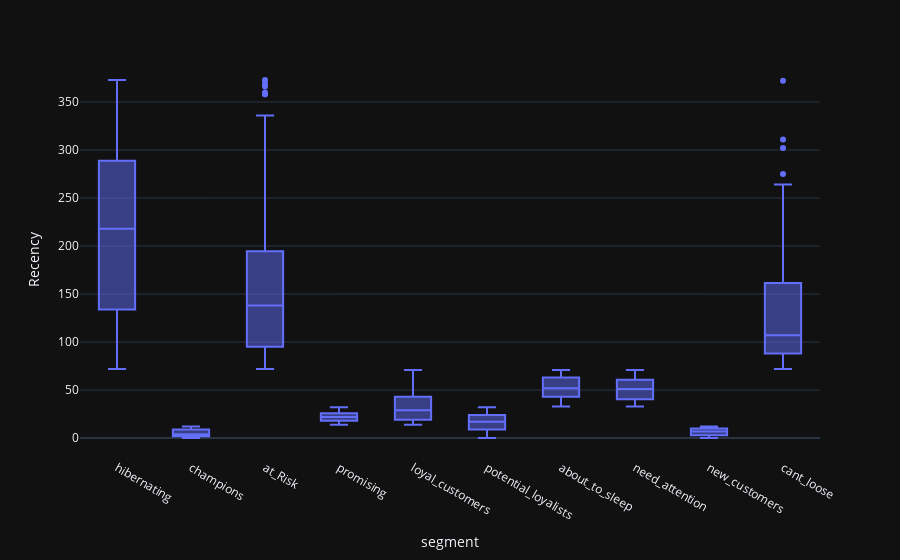

This figure's notebook cell:
### Code cell
fig = px.box(rfm, y="Recency", x = "segment")
fig.show()

### Figure 1 — Plotly figure (JSON) as saved in the notebook; plotly's stock layout.template omitted (floating-point values rounded to 4 significant figures; data arrays with more than 128 entries replaced by an {"elided": "..."} marker saying what was removed)
{"data": [{"alignmentgroup": "True", "hovertemplate": "segment=%{x}<br>Recency=%{y}<extra></extra>", "legendgroup": "", "marker": {"color": "#636efa"}, "name": "", "notched": false, "offsetgroup": "", "orientation": "v", "showlegend": false, "x": {"elided": "4339 str values"}, "x0": " ", "xaxis": "x", "y": {"elided": "4339 int values"}, "y0": " ", "yaxis": "y", "type": "box"}], "layout": {"xaxis": {"anchor": "y", "domain": [0.0, 1.0], "title": {"text": "segment"}}, "yaxis": {"anchor": "x", "domain": [0.0, 1.0], "title": {"text": "Recency"}}, "legend": {"tracegroupgap": 0}, "margin": {"t": 60}, "boxmode": "group"}}
